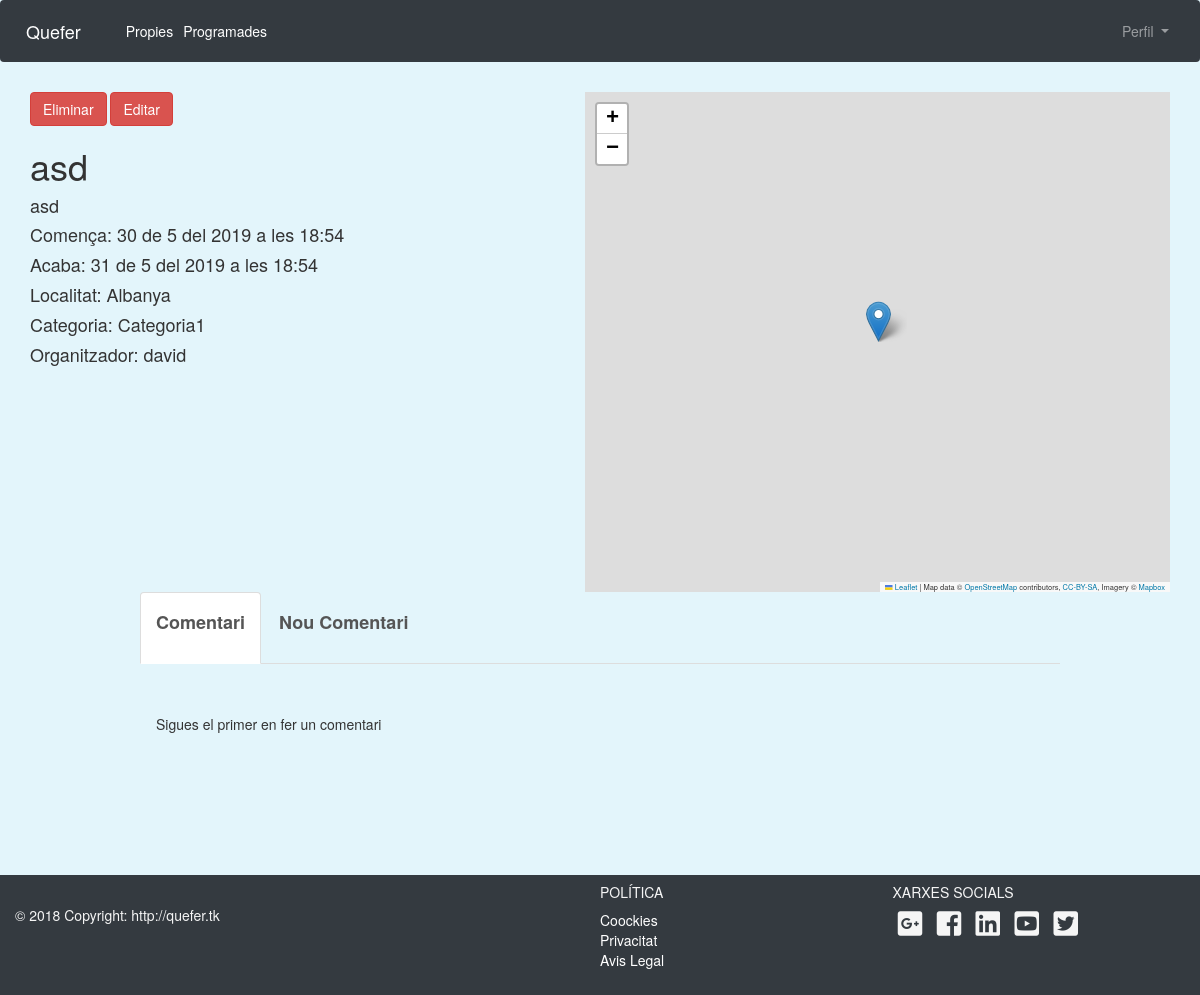
The page /activitatDetallada/45/ (signed in) on the database its author committed.
### activitats/models.py (models this page shows, shortened)
class Activitat(models.Model):
    nom = models.CharField(max_length=50, blank=False, default='', verbose_name="Nom")
    descripcio = models.TextField(max_length=500, blank=False, default='', verbose_name="Descripcio")
    dia = models.DateTimeField(max_length=100,verbose_name="Inici")
    diafinal = models.DateTimeField(max_length=100,verbose_name="Final")
    localitat = models.ForeignKey(Localitat,on_delete=models.CASCADE)
    categoria = models.ForeignKey(Categoria, on_delete=models.CASCADE)
    creador = models.CharField(max_length=250, blank=False, default='', verbose_name="Nom")
    persones_inscrites = models.ManyToManyField(Persona, through='activitat_persones_inscrites')

class Localitat(models.Model):
    nom = models.CharField(max_length=100, blank=False, default='',verbose_name="nom")
    latitud = models.CharField(max_length=100, blank=False, default='',verbose_name="latitud")
    longitud = models.CharField(max_length=100, blank=False, default='',verbose_name="longitud")

class Categoria(models.Model):
    nom = models.CharField(max_length=100, blank=False, default='',verbose_name="nom")

### activitats/views.py (the view, shortened to what this page needs)
# urls.py: url(r'activitatDetallada/(?P<id_activitat>\d+)/$', views.activitatDetallada, name='activitatDetallada'),
@login_required
def activitatDetallada(request, id_activitat):
    activitat=get_object_or_404(Activitat,pk=id_activitat)
    personaobject = Persona.objects.get(user=request.user)
    activitatobject = Activitat.objects.get(pk=id_activitat)
    activitats_inscrits = activitat_persones_inscrites.objects.filter(persona=personaobject,activitat=activitatobject,assistira='1').count()
    text = '0'
    context = {
        "activitat": activitat,
        "jaestasinscrit": text,
    }
    return render(request, 'activitats/informacioActivitats.html',{'activitat':activitat})

### activitats/templates/activitats/informacioActivitats.html (shortened to what this page needs)
{% extends 'base.html' %}     {% block perfil %}{% url 'activitats:editarPerfil' %}{% endblock %}
{% block quefer %}{% url 'activitats:pantallaInici'%}{% endblock %}{% block content %}
    {% load crispy_forms_tags %}
     <link rel="stylesheet" href="https://maxcdn.bootstrapcdn.com/bootstrap/3.3.7/css/bootstrap.min.css">
    <link rel="stylesheet" href="https://unpkg.com/leaflet@1.3.4/dist/leaflet.css"/>
    <div class="row col-12 mt-5">
<div class="klk col-md-6 pl-5 ">
<button id="boto" type="submit" class="btn btn-danger" data-toggle="modal" data-target="#exampleModalCenter">
  Eliminar
</button>
    <a id="boto2" class="btn btn-danger" href="{% url 'activitats:editarActivitat' activitat.id %}">Editar</a>
         <h1>{{ activitat.nom }}</h1>
                  <h4>{{ activitat.descripcio }}</h4>
       <h4>Comença:  {{ activitat.dia.day }} de {{ activitat.dia.month }} del {{ activitat.dia.year }} a les {{ activitat.dia.hour }}:{{ activitat.dia.minute }}</h4>
       <h4>Acaba:  {{ activitat.diafinal.day }} de {{ activitat.diafinal.month }} del {{ activitat.diafinal.year }} a les {{ activitat.diafinal.hour }}:{{ activitat.diafinal.minute }}</h4>
        <h4>Localitat: {{ activitat.localitat.nom }}</h4>
       <h4>Categoria: {{ activitat.categoria.nom }}</h4>
      <h4>Organitzador:  {{ activitat.creador }}</h4>
    </div>
    <div id="mapid" class=" klk col-md-6 ">
    </div>
    </div>
   <div class="container">
  <div class="row">
    <div class="col-sm-10 col-sm-offset-1" id="logout">
        <div class="comment-tabs">
            <ul class="nav nav-tabs" role="tablist">
                <li class="active"><a href="#comments-logout" role="tab" id="comments" data-toggle="tab"><h4 class="reviews text-capitalize">Comentari</h4></a></li>
                <li><a href="#add-comment" role="tab" data-toggle="tab"><h4 class="reviews text-capitalize">Nou Comentari</h4></a></li>
            </ul>
            <div class="tab-content" style=" border-color: transparent !important; padding-bottom: 10px!important;">
                <div class="tab-pane active" id="comments-logout">
                    <ul class="media-list">
                    </ul>
                </div>
            </div>
        </div>
	</div>
  </div>
  </div>
{% endblock %}

### static/css/estils.css (style rules this page uses)
.klk { height: 500px !important; }
.klk2 { background: #E3F5FB; }
html,body { position: relative; height: 100%; }
.container { margin-bottom: 120px; width: 100%; }
.reviews { color: #555; font-weight: bold; margin: 10px auto 20px; }
.tab-content { padding: 50px 15px; border: 1px solid #ddd; border-top: 0; border-bottom-right-radius: 4px; border-bottom-left-radius: 4px; }

### rows shown on the page
Activitat: nom "asd", descripcio "asd", dia.day "30", dia.month "5", dia.year "2019", dia.hour "18", dia.minute "54", diafinal.day "31", diafinal.month "5", diafinal.year "2019", diafinal.hour "18", diafinal.minute "54", localitat.nom "Albanya", categoria.nom "Categoria1", creador "david"
